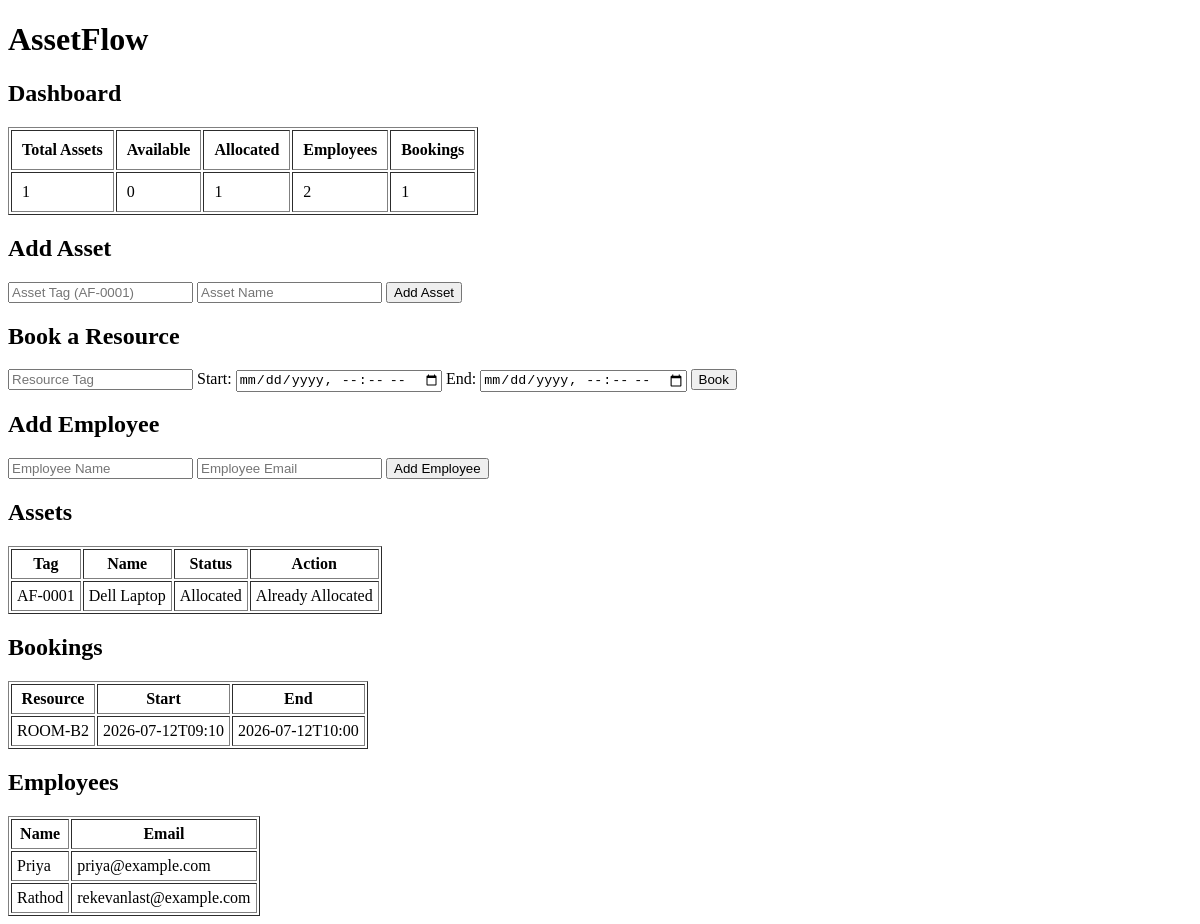
Before: / with the older database file.
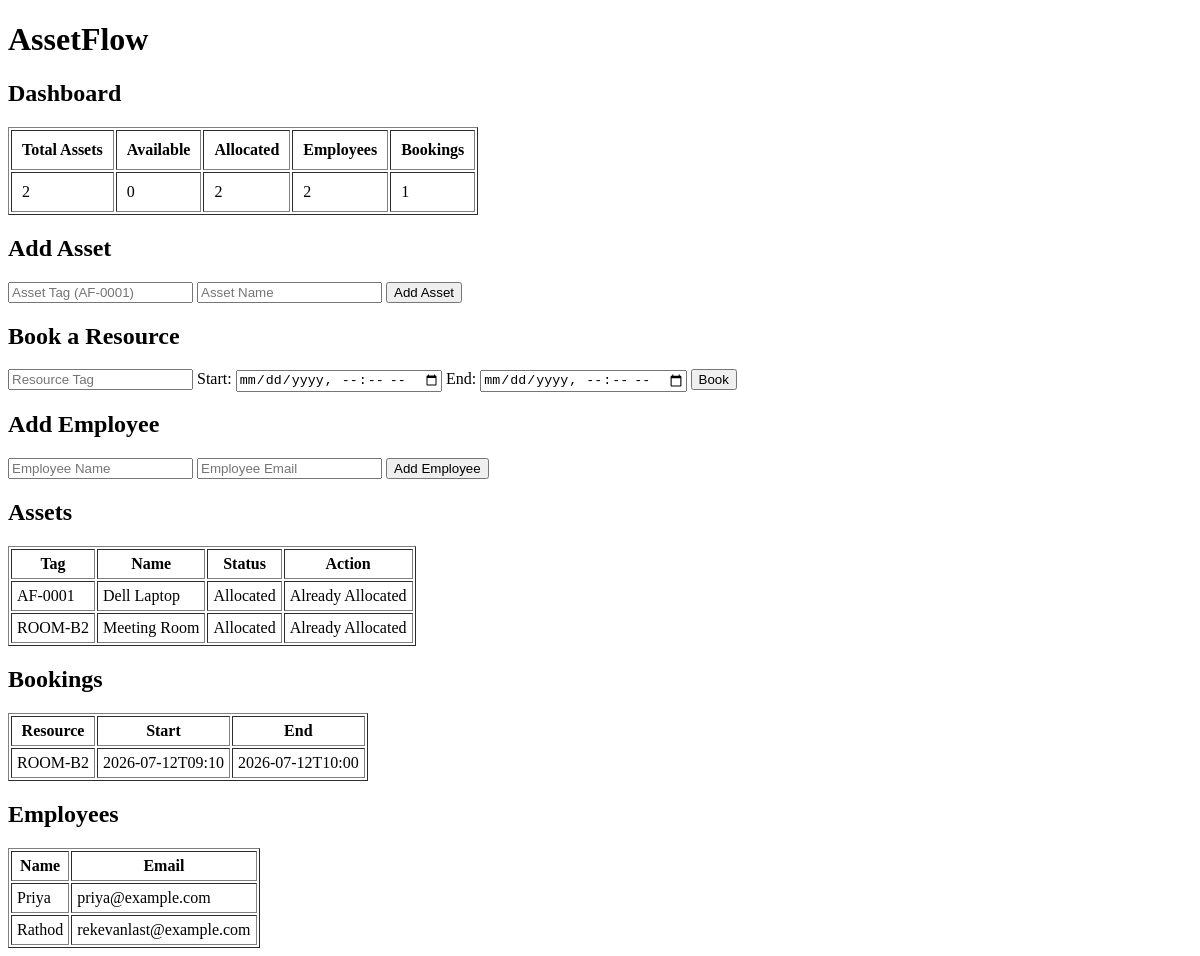
After: the same page with the newer database file.
### tables this page shows
CREATE TABLE assets (
        id INTEGER PRIMARY KEY AUTOINCREMENT,
        tag TEXT UNIQUE,
        name TEXT,
        status TEXT
    );

CREATE TABLE bookings (
        id INTEGER PRIMARY KEY AUTOINCREMENT,
        resource_tag TEXT,
        start_time TEXT,
        end_time TEXT
    );

CREATE TABLE employees (
        id INTEGER PRIMARY KEY AUTOINCREMENT,
        name TEXT,
        email TEXT UNIQUE
    );

### app.py (the view)
@app.route("/")
def home():
    conn = sqlite3.connect("assetflow.db")
    cur = conn.cursor()
    cur.execute("SELECT tag, name, status FROM assets")
    assets = cur.fetchall()
    cur.execute("SELECT resource_tag, start_time, end_time FROM bookings")
    bookings = cur.fetchall()
    cur.execute("SELECT name, email FROM employees")
    employees = cur.fetchall()
    cur.execute("SELECT COUNT(*) FROM assets")
    total_assets = cur.fetchone()[0]
    cur.execute("SELECT COUNT(*) FROM assets WHERE status = 'Available'")
    available_assets = cur.fetchone()[0]
    cur.execute("SELECT COUNT(*) FROM assets WHERE status = 'Allocated'")
    allocated_assets = cur.fetchone()[0]
    cur.execute("SELECT COUNT(*) FROM employees")
    total_employees = cur.fetchone()[0]
    cur.execute("SELECT COUNT(*) FROM bookings")
    total_bookings = cur.fetchone()[0]
    conn.close()
    return render_template(
        "index.html",
        assets=assets,
        bookings=bookings,
        employees=employees,
        total_assets=total_assets,
        available_assets=available_assets,
        allocated_assets=allocated_assets,
        total_employees=total_employees,
        total_bookings=total_bookings
    )

### templates/index.html (shortened to what this page needs)
<!DOCTYPE html>
<html>
<head>
</head>
<body>
    <h1>AssetFlow</h1>
    <h2>Dashboard</h2>
<table border="1" cellpadding="10">
    <tr>
        <th>Total Assets</th>
        <th>Available</th>
        <th>Allocated</th>
        <th>Employees</th>
        <th>Bookings</th>
    </tr>
    <tr>
        <td>{{ total_assets }}</td>
        <td>{{ available_assets }}</td>
        <td>{{ allocated_assets }}</td>
        <td>{{ total_employees }}</td>
        <td>{{ total_bookings }}</td>
    </tr>
</table>
    <h2>Add Asset</h2>
    <form action="/add_asset" method="post">
        <input type="text" name="tag" placeholder="Asset Tag (AF-0001)" required>
        <input type="text" name="name" placeholder="Asset Name" required>
        <button type="submit">Add Asset</button>
    </form>
    <h2>Book a Resource</h2>
    <form action="/book" method="post">
    <input type="text" name="resource" placeholder="Resource Tag" required>
    <label>Start:</label>
    <input type="datetime-local" name="start" required>
    <label>End:</label>
    <input type="datetime-local" name="end" required>
    <button type="submit">Book</button>
</form>
<h2>Add Employee</h2>
<form action="/add_employee" method="post">
    <input type="text" name="name" placeholder="Employee Name" required>
    <input type="email" name="email" placeholder="Employee Email" required>
    <button type="submit">Add Employee</button>
</form>
    <h2>Assets</h2>
    <table border="1" cellpadding="5">
        <tr>
            <th>Tag</th>
            <th>Name</th>
            <th>Status</th>
            <th>Action</th>
        </tr>
        {% for asset in assets %}
        <tr>
            <td>{{ asset[0] }}</td>
            <td>{{ asset[1] }}</td>
            <td>{{ asset[2] }}</td>
              <td>
    {% if asset[2] == "Available" %}
        {% if employees %}
            <a href="/allocate/{{ asset[0] }}/{{ employees[0][1] }}">
                Allocate to {{ employees[0][0] }}
            </a>
        {% else %}
            Add an employee first
        {% endif %}
    {% else %}
        Already Allocated
    {% endif %}
</td>
        </tr>
        {% endfor %}
    </table>
    <h2>Bookings</h2>
<table border="1" cellpadding="5">
    <tr>
        <th>Resource</th>
        <th>Start</th>
        <th>End</th>
    </tr>
    {% for booking in bookings %}
    <tr>
        <td>{{ booking[0] }}</td>
        <td>{{ booking[1] }}</td>
        <td>{{ booking[2] }}</td>
    </tr>
    {% endfor %}
</table>
<h2>Employees</h2>
<table border="1" cellpadding="5">
    <tr>
        <th>Name</th>
        <th>Email</th>
    </tr>
    {% for employee in employees %}
    <tr>
        <td>{{ employee[0] }}</td>
        <td>{{ employee[1] }}</td>
    </tr>
    {% endfor %}
</table>
</body>
</html>

Changed rows visible on the page:
added assets: tag "ROOM-B2", name "Meeting Room", status "Allocated", shows "Already Allocated"
Other visible differences:
{{ total_assets }}: "1" → "2"
{{ allocated_assets }}: "1" → "2"
